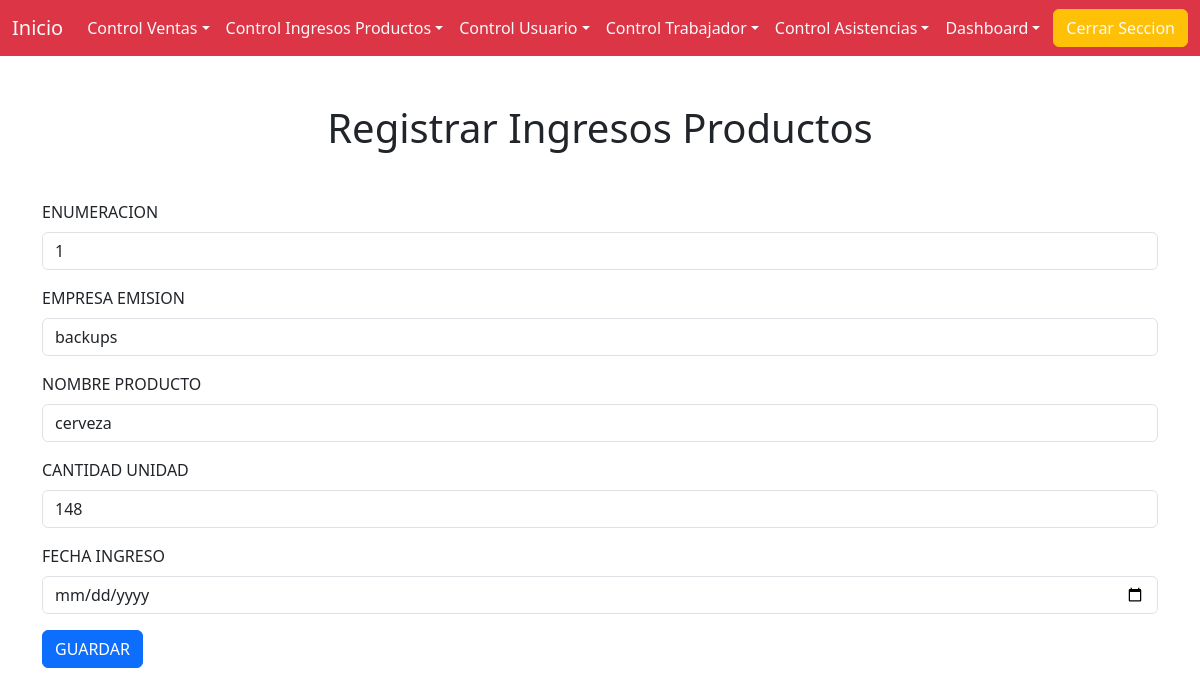
/enlace_tabla_ingresos_productos/enlace_actualizar_ingresos_productos/1, run on the app's committed database.
### app/models.py (models this page shows, shortened)
class bd_table_almacen(models.Model):
    Enumeracion_Recepcion = models.CharField(max_length=250)
    Empresa_Emision = models.CharField(max_length=250)
    Nombre_Producto = models.CharField(max_length=250)
    Cantidad_Producto = models.IntegerField()
    Fecha_Producto = models.DateField()

### app/views.py (the view)
# urls.py: path('enlace_tabla_ingresos_productos/enlace_actualizar_ingresos_productos/<Enumeracion_Recepcion>' , views.enlace_actualizar_ingresos_productos),
def enlace_actualizar_ingresos_productos(request , Enumeracion_Recepcion):
    almacen = bd_table_almacen.objects.get(Enumeracion_Recepcion = Enumeracion_Recepcion)
    return render(request , "actualizar_ingresos_productos.html" , {
        'actualizar_almacen' : almacen
    })

### app/templates/actualizar_ingresos_productos.html
{% extends "barra_menu.html" %}
{% block contenedor %}
<h1 class='text-center my-5'>Registrar Ingresos Productos</h1>
<div class='my-5 container'>
    <form method='POST' action='/logica_actualizar_ingresos_productos/'> {% csrf_token %}
        <div class="mb-3">
            <label for="" class="form-label">ENUMERACION</label>
            <input type="text" class="form-control" id="txtEnumeracion" name="txtEnumeracion" value="{{ actualizar_almacen.Enumeracion_Recepcion }}" required>
        </div>
        <div class="mb-3">
            <label for="" class="form-label">EMPRESA EMISION</label>
            <input type="text" class="form-control" id="txtNombre" name="txtNombre" value="{{ actualizar_almacen.Empresa_Emision }}" required>
        </div>
        <div class="mb-3">
            <label for="" class="form-label">NOMBRE PRODUCTO</label>
            <input type="text" class="form-control" id="txtCategoria" name="txtCategoria" value="{{ actualizar_almacen.Nombre_Producto }}" required>
        </div>
        <div class="mb-3">
            <label for="" class="form-label">CANTIDAD UNIDAD</label>
            <input type="number" class="form-control" id="txtCantidad" name="txtCantidad" value="{{ actualizar_almacen.Cantidad_Producto }}" required>
        </div>
        <div class="mb-3">
            <label for="" class="form-label">FECHA INGRESO</label>
            <input type="date" class="form-control" id="txtFecha" name="txtFecha" value="{{ actualizar_almacen.Fecha_Producto }}" required>
        </div>
        <button type="submit" class="btn btn-primary" href='/enlace_tabla_ingresos_productos/'>GUARDAR</button>
    </form>
</div>
{% endblock contenedor %}

### data on the page
bd_table_almacen: txtEnumeracion "1", txtNombre "backups", txtCategoria "cerveza", txtCantidad "148"
